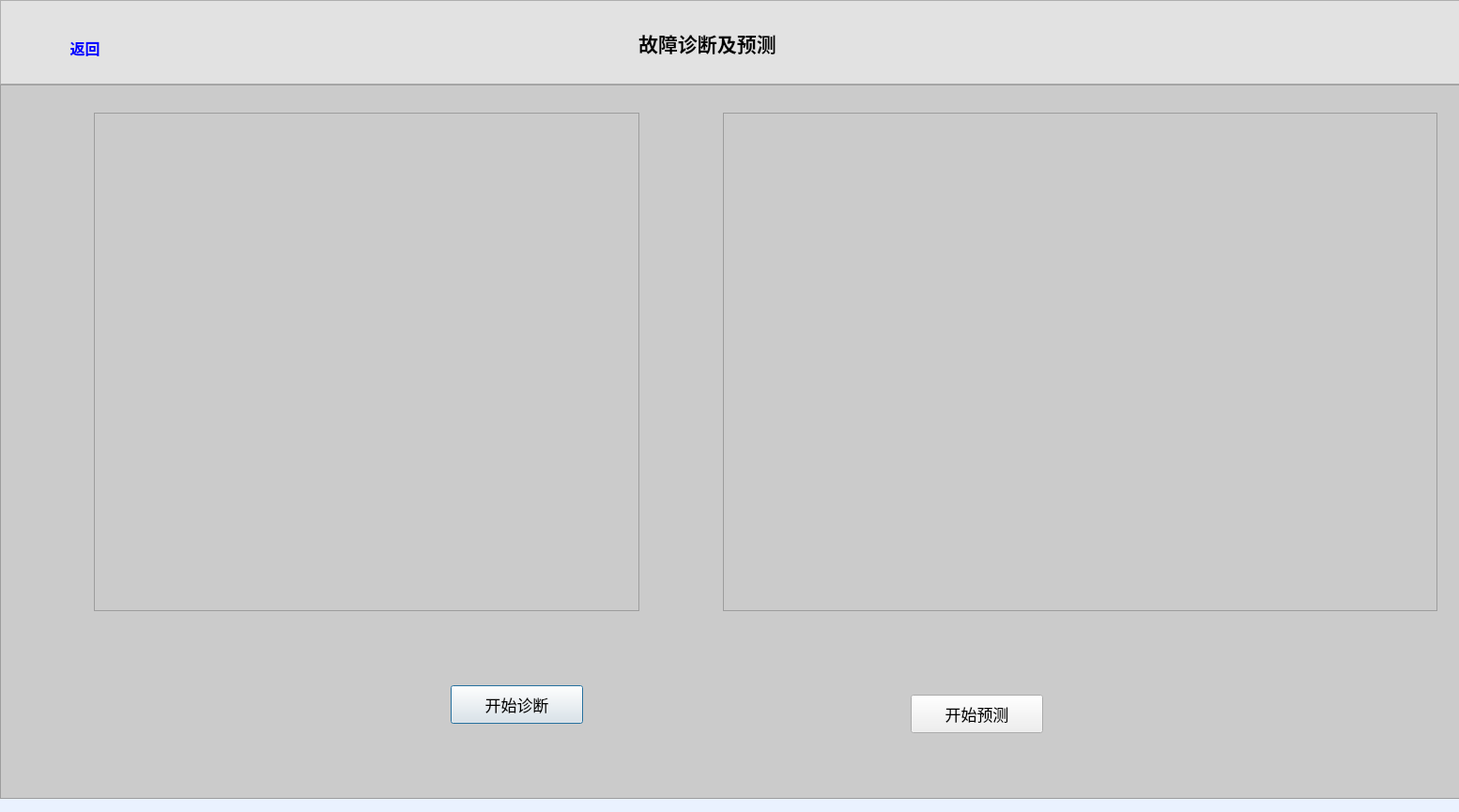
<?xml version="1.0" encoding="UTF-8"?>
<ui version="4.0">
 <class>Dialog</class>
 <widget class="QDialog" name="Dialog">
  <property name="geometry">
   <rect>
    <x>0</x>
    <y>0</y>
    <width>1554</width>
    <height>865</height>
   </rect>
  </property>
  <property name="windowTitle">
   <string>Dialog</string>
  </property>
  <property name="styleSheet">
   <string notr="true">QDialog{
	background-color:rgb(234, 242, 255)
}

QTableWidget::item {
    background-color:rgb(238, 238, 238);
}
QTableWidget::item {
    color: transparent;
}



</string>
  </property>
  <widget class="QFrame" name="frame">
   <property name="geometry">
    <rect>
     <x>0</x>
     <y>90</y>
     <width>1561</width>
     <height>761</height>
    </rect>
   </property>
   <property name="font">
    <font>
     <pointsize>7</pointsize>
    </font>
   </property>
   <property name="styleSheet">
    <string notr="true">QFrame{
	background-color:rgb(203, 203, 203)
}</string>
   </property>
   <property name="frameShape">
    <enum>QFrame::StyledPanel</enum>
   </property>
   <property name="frameShadow">
    <enum>QFrame::Raised</enum>
   </property>
   <widget class="QPushButton" name="pushButton_kaishizhenduan">
    <property name="geometry">
     <rect>
      <x>480</x>
      <y>640</y>
      <width>141</width>
      <height>41</height>
     </rect>
    </property>
    <property name="font">
     <font>
      <pointsize>13</pointsize>
     </font>
    </property>
    <property name="text">
     <string>开始诊断</string>
    </property>
   </widget>
   <widget class="QTableWidget" name="tableWidget_duquwenjian">
    <property name="geometry">
     <rect>
      <x>100</x>
      <y>30</y>
      <width>581</width>
      <height>531</height>
     </rect>
    </property>
    <property name="layoutDirection">
     <enum>Qt::LeftToRight</enum>
    </property>
    <property name="autoFillBackground">
     <bool>true</bool>
    </property>
    <property name="styleSheet">
     <string notr="true">QtableWidget
{
	background-color:rgb(161, 161, 161)
}


QTableWidget::item {
    background-color: rgb(225, 225, 225);
}
</string>
    </property>
    <property name="showGrid">
     <bool>true</bool>
    </property>
    <property name="sortingEnabled">
     <bool>false</bool>
    </property>
    <property name="rowCount">
     <number>0</number>
    </property>
    <property name="columnCount">
     <number>0</number>
    </property>
    <attribute name="horizontalHeaderStretchLastSection">
     <bool>false</bool>
    </attribute>
    <attribute name="verticalHeaderCascadingSectionResizes">
     <bool>true</bool>
    </attribute>
    <attribute name="verticalHeaderStretchLastSection">
     <bool>false</bool>
    </attribute>
   </widget>
   <widget class="QPushButton" name="pushButton_kaishiyuce">
    <property name="geometry">
     <rect>
      <x>970</x>
      <y>650</y>
      <width>141</width>
      <height>41</height>
     </rect>
    </property>
    <property name="font">
     <font>
      <pointsize>13</pointsize>
     </font>
    </property>
    <property name="text">
     <string>开始预测</string>
    </property>
   </widget>
   <widget class="QTableWidget" name="tableWidget_tezhengzhi">
    <property name="geometry">
     <rect>
      <x>770</x>
      <y>30</y>
      <width>761</width>
      <height>531</height>
     </rect>
    </property>
   </widget>
  </widget>
  <widget class="QFrame" name="frame_menu">
   <property name="geometry">
    <rect>
     <x>0</x>
     <y>0</y>
     <width>1561</width>
     <height>90</height>
    </rect>
   </property>
   <property name="sizePolicy">
    <sizepolicy hsizetype="Fixed" vsizetype="Fixed">
     <horstretch>0</horstretch>
     <verstretch>0</verstretch>
    </sizepolicy>
   </property>
   <property name="styleSheet">
    <string notr="true">QFrame{
	background-color:rgb(226, 226, 226)
}</string>
   </property>
   <property name="frameShape">
    <enum>QFrame::StyledPanel</enum>
   </property>
   <property name="frameShadow">
    <enum>QFrame::Raised</enum>
   </property>
   <widget class="QLabel" name="label_2">
    <property name="geometry">
     <rect>
      <x>680</x>
      <y>20</y>
      <width>201</width>
      <height>51</height>
     </rect>
    </property>
    <property name="font">
     <font>
      <pointsize>16</pointsize>
      <weight>75</weight>
      <bold>true</bold>
     </font>
    </property>
    <property name="text">
     <string>故障诊断及预测</string>
    </property>
   </widget>
   <widget class="QPushButton" name="pushButton_fanhui">
    <property name="geometry">
     <rect>
      <x>50</x>
      <y>30</y>
      <width>81</width>
      <height>41</height>
     </rect>
    </property>
    <property name="palette">
     <palette>
      <active>
       <colorrole role="ButtonText">
        <brush brushstyle="SolidPattern">
         <color alpha="255">
          <red>0</red>
          <green>0</green>
          <blue>255</blue>
         </color>
        </brush>
       </colorrole>
      </active>
      <inactive>
       <colorrole role="ButtonText">
        <brush brushstyle="SolidPattern">
         <color alpha="255">
          <red>0</red>
          <green>0</green>
          <blue>255</blue>
         </color>
        </brush>
       </colorrole>
      </inactive>
      <disabled>
       <colorrole role="ButtonText">
        <brush brushstyle="SolidPattern">
         <color alpha="255">
          <red>120</red>
          <green>120</green>
          <blue>120</blue>
         </color>
        </brush>
       </colorrole>
      </disabled>
     </palette>
    </property>
    <property name="font">
     <font>
      <pointsize>12</pointsize>
      <weight>75</weight>
      <bold>true</bold>
     </font>
    </property>
    <property name="styleSheet">
     <string notr="true">QPushButton{
	border:none
}

QPushButton::hover{
	background-color:rgb(189, 189, 189);
}
</string>
    </property>
    <property name="text">
     <string>返回</string>
    </property>
   </widget>
  </widget>
 </widget>
 <resources/>
 <connections/>
</ui>
